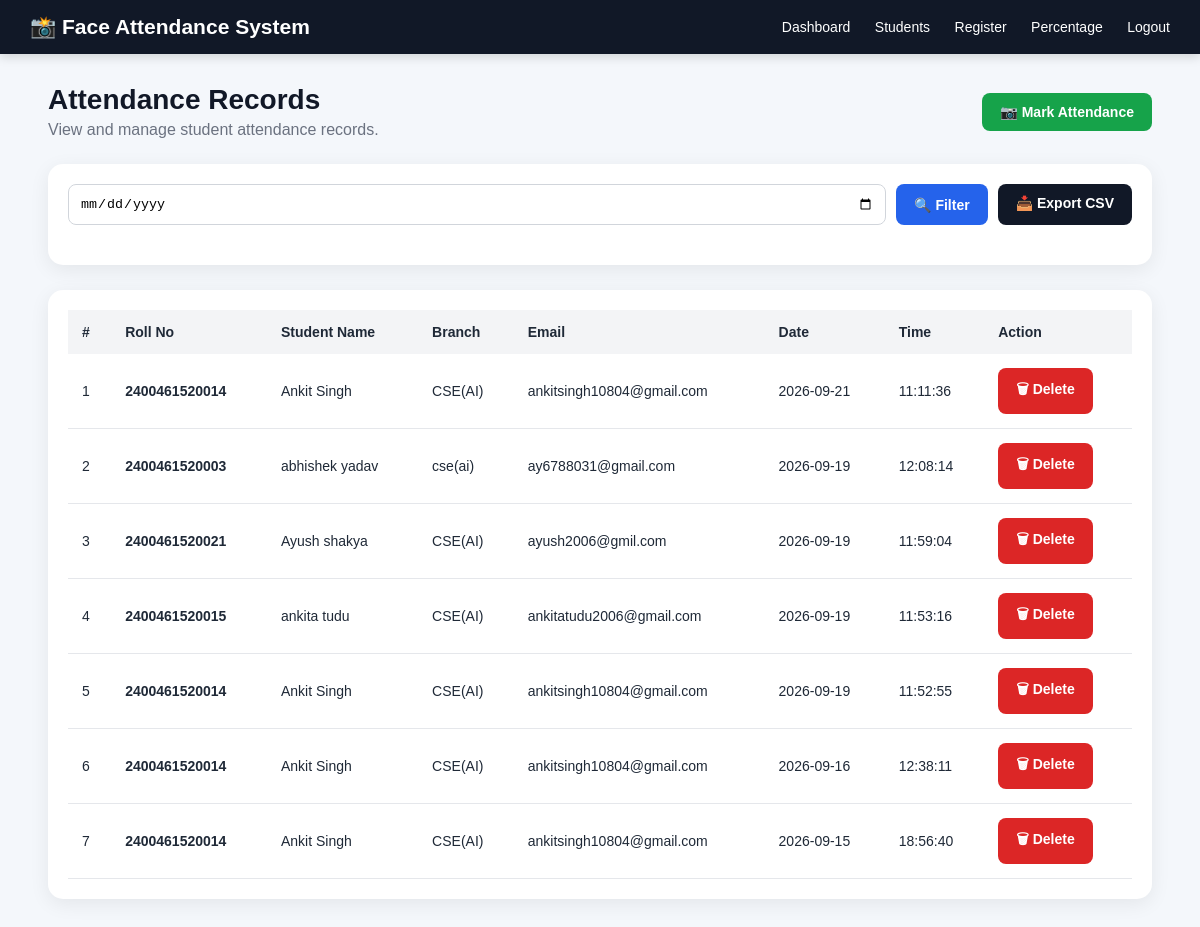
The page /records (signed in) on the database its author committed.
### tables this page shows
CREATE TABLE attendance (

                id INTEGER PRIMARY KEY AUTOINCREMENT,

                student_id INTEGER NOT NULL,

                date TEXT NOT NULL,

                time TEXT NOT NULL,

                FOREIGN KEY(student_id)
                    REFERENCES students(id)
                    ON DELETE CASCADE,

                UNIQUE(student_id, date)

            );

CREATE TABLE students (

                id INTEGER PRIMARY KEY AUTOINCREMENT,

                roll_no TEXT UNIQUE NOT NULL,

                name TEXT NOT NULL,

                email TEXT NOT NULL,

                branch TEXT NOT NULL,

                created_at TEXT DEFAULT CURRENT_TIMESTAMP

            );

### app.py (the view)
@app.route("/records")
@login_required
def attendance_records():
    selected_date = request.args.get(
        "date",
        ""
    ).strip()
    conn = get_connection()
    try:
        if selected_date:
            records = conn.execute(
                """
                SELECT
                    attendance.id,
                    students.roll_no,
                    students.name,
                    students.branch,
                    students.email,
                    attendance.date,
                    attendance.time
                FROM attendance
                JOIN students
                ON attendance.student_id = students.id
                WHERE attendance.date = ?
                ORDER BY attendance.time DESC
                """,
                (selected_date,)
            ).fetchall()
        else:
            records = conn.execute(
                """
                SELECT
                    attendance.id,
                    students.roll_no,
                    students.name,
                    students.branch,
                    students.email,
                    attendance.date,
                    attendance.time
                FROM attendance
                JOIN students
                ON attendance.student_id = students.id
                ORDER BY
                    attendance.date DESC,
                    attendance.time DESC
                """
            ).fetchall()
    finally:
        conn.close()
    return render_template(
        "attendance.html",
        records=records,
        selected_date=selected_date
    )

### app.py (called while the page is built)
def login_required(function):
    @wraps(function)
    def wrapper(*args, **kwargs):
        if "admin_id" not in session:
            flash("Please login first.")
            return redirect(url_for("login"))
        return function(*args, **kwargs)
    return wrapper

### database.py (called while the page is built)
def get_connection():
    conn = sqlite3.connect(
        DATABASE_FILE
    )
    conn.row_factory = sqlite3.Row
    conn.execute(
        "PRAGMA foreign_keys = ON"
    )
    return conn

### templates/attendance.html (shortened to what this page needs)
<!DOCTYPE html>
<html lang="en">
<head>
    <link rel="stylesheet"
          href="{{ url_for('static', filename='style.css') }}">
</head>
<body>
<nav class="navbar">
    <h2>📸 Face Attendance System</h2>
    <div>
        <a href="{{ url_for('index') }}">Dashboard</a>
        <a href="{{ url_for('students') }}">Students</a>
        <a href="{{ url_for('register') }}">Register</a>
        <a href="{{ url_for('percentage') }}">Percentage</a>
        <a href="{{ url_for('logout') }}">Logout</a>
    </div>
</nav>
<div class="container">
    <div class="page-header">
        <div>
            <h1>Attendance Records</h1>
            <p>
                View and manage student attendance records.
            </p>
        </div>
        <a href="{{ url_for('attendance') }}"
           class="btn btn-success">
            📷 Mark Attendance
        </a>
    </div>
    <div class="table-card" style="margin-bottom: 25px;">
        <form method="GET"
              action="{{ url_for('attendance_records') }}"
              class="search-box">
            <input
                type="date"
                name="date"
                value="{{ selected_date }}"
            >
            <button type="submit"
                    class="btn">
                🔍 Filter
            </button>
            <a href="{{ url_for('export_csv') }}"
               class="btn btn-dark">
                📥 Export CSV
            </a>
        </form>
    </div>
    <div class="table-card">
        {% if records %}
        <table>
            <thead>
                <tr>
                    <th>#</th>
                    <th>Roll No</th>
                    <th>Student Name</th>
                    <th>Branch</th>
                    <th>Email</th>
                    <th>Date</th>
                    <th>Time</th>
                    <th>Action</th>
                </tr>
            </thead>
            <tbody>
                {% for record in records %}
                <tr>
                    <td>
                        {{ loop.index }}
                    </td>
                    <td>
                        <strong>
                            {{ record['roll_no'] }}
                        </strong>
                    </td>
                    <td>
                        {{ record['name'] }}
                    </td>
                    <td>
                        {{ record['branch'] }}
                    </td>
                    <td>
                        {{ record['email'] }}
                    </td>
                    <td>
                        {{ record['date'] }}
                    </td>
                    <td>
                        {{ record['time'] }}
                    </td>
                    <td>
                        <form
                            method="POST"
                            action="{{ url_for('delete_attendance', attendance_id=record['id']) }}"
                            onsubmit="return confirm('Are you sure you want to delete this attendance record?');">
                            <button
                                type="submit"
                                class="btn btn-danger">
                                🗑 Delete
                            </button>
                        </form>
                    </td>
                </tr>
                {% endfor %}
            </tbody>
        </table>
        {% endif %}
    </div>
</div>
</body>
</html>

### static/style.css (style rules this page uses)
* { margin: 0; padding: 0; box-sizing: border-box; }
body { font-family: Arial, Helvetica, sans-serif; background: #f4f7fb; color: #1f2937; }
.navbar { width: 100%; background: #111827; color: white; padding: 15px 30px; display: flex; align-items: center; justify-content: space-between; box-shadow: 0 3px 10px rgba(0, 0, 0, 0.15); }
.navbar h2 { font-size: 21px; }
.navbar a { color: white; text-decoration: none; margin-left: 20px; font-size: 14px; }
.container { width: 92%; max-width: 1200px; margin: 30px auto; }
.page-header { display: flex; justify-content: space-between; align-items: center; margin-bottom: 25px; }
.page-header h1 { font-size: 28px; color: #111827; }
.page-header p { margin-top: 5px; color: #6b7280; }
.btn { display: inline-block; padding: 11px 18px; border: none; border-radius: 8px; text-decoration: none; cursor: pointer; font-size: 14px; font-weight: 600; background: #2563eb; color: white; }
.btn-success { background: #16a34a; }
.btn-danger { background: #dc2626; }
.btn-dark { background: #111827; }
.table-card { background: white; padding: 20px; border-radius: 15px; box-shadow: 0 5px 20px rgba(0, 0, 0, 0.07); overflow-x: auto; }
table { width: 100%; border-collapse: collapse; }
th { background: #f3f4f6; padding: 14px; text-align: left; font-size: 14px; }
td { padding: 14px; border-bottom: 1px solid #e5e7eb; font-size: 14px; }
.search-box { display: flex; gap: 10px; margin-bottom: 20px; }
.search-box input { flex: 1; padding: 11px; border: 1px solid #d1d5db; border-radius: 8px; }

### rows shown on the page
attendance: roll_no "2400461520014", name "Ankit Singh", branch "CSE(AI)", email "ankitsingh10804@gmail.com", date "2026-09-21", time "11:11:36"
attendance: roll_no "2400461520003", name "abhishek yadav", branch "cse(ai)", email "ay6788031@gmail.com", date "2026-09-19", time "12:08:14"
attendance: roll_no "2400461520021", name "Ayush shakya", branch "CSE(AI)", email "ayush2006@gmil.com", date "2026-09-19", time "11:59:04"
attendance: roll_no "2400461520015", name "ankita tudu", branch "CSE(AI)", email "ankitatudu2006@gmail.com", date "2026-09-19", time "11:53:16"
attendance: roll_no "2400461520014", name "Ankit Singh", branch "CSE(AI)", email "ankitsingh10804@gmail.com", date "2026-09-19", time "11:52:55"
attendance: roll_no "2400461520014", name "Ankit Singh", branch "CSE(AI)", email "ankitsingh10804@gmail.com", date "2026-09-16", time "12:38:11"
attendance: roll_no "2400461520014", name "Ankit Singh", branch "CSE(AI)", email "ankitsingh10804@gmail.com", date "2026-09-15", time "18:56:40"
